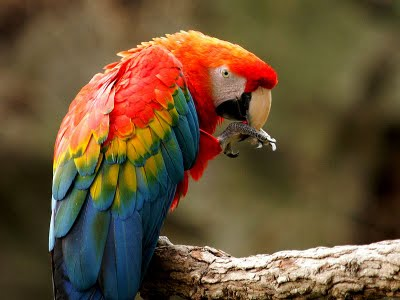
#> input picture Issue_37/arara.jpg, 400 x 300 px
$ python 37.py
#> lines starting #> are read from the running program, lines starting #| are printed output that depends on the picture; after the words box and inside, x2 and y2 are one past the last pixel; in counts of white or black regions, pixels touching at a corner belong together
import cv2
import numpy as np

img = cv2.imread("arara.jpg", 0)
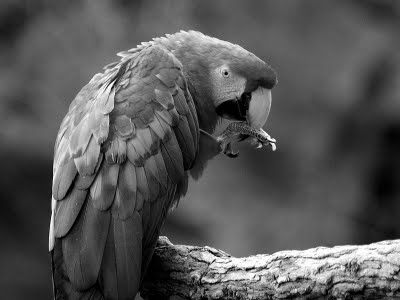
#> img: shape (300, 400); min 0, max 255, mean 86.3
limiar, binario = cv2.threshold(img, 0, 255, cv2.THRESH_BINARY + cv2.THRESH_OTSU)
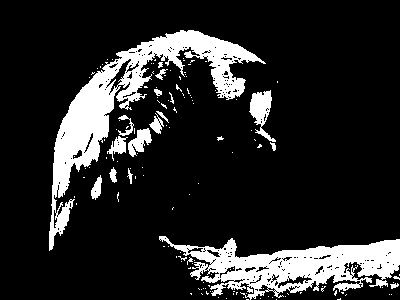
#> binario: shape (300, 400); 15.5% white; 138 white regions (121 under 20 px), largest, box (x1, y1, x2, y2) and area: (49, 30, 266, 251) 9117, (159, 236, 400, 300) 7147, (249, 90, 276, 142) 643
#> limiar = 122
# Criar um elemento estruturante
estruture = cv2.getStructuringElement(cv2.MORPH_RECT, (1, 3))
for i in range(1, 6):
    dilatação = cv2.dilate(binario, estruture, iterations=i)
    nome = f"Número da dilatação: {i}"
    cv2.imshow(nome, dilatação)
    cv2.waitKey(0)
    cv2.destroyAllWindows()
#> this loop made 5 passes
#> pass 1, `dilatação = cv2.dilate(binario, estruture, iterations=i)`:
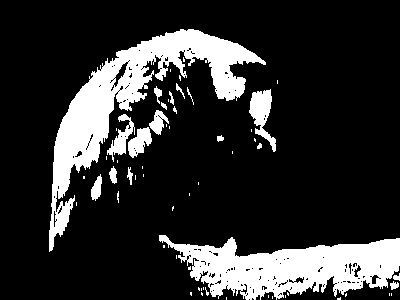
#> dilatação: shape (300, 400); 18.5% white; 59 white regions (41 under 20 px), largest, box (x1, y1, x2, y2) and area: (49, 29, 266, 252) 10573, (159, 235, 400, 300) 8833, (249, 89, 276, 152) 792
#> pass 2, `dilatação = cv2.dilate(binario, estruture, iterations=i)`:
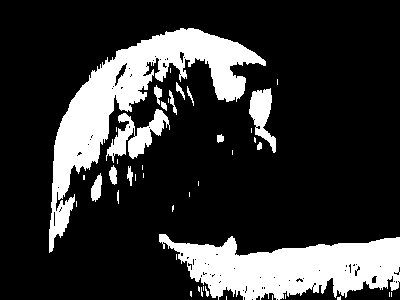
#> dilatação: shape (300, 400); 20.4% white; 43 white regions (27 under 20 px), largest, box (x1, y1, x2, y2) and area: (49, 28, 266, 253) 11432, (159, 234, 400, 300) 9837, (106, 109, 170, 163) 1362
#> pass 3, `dilatação = cv2.dilate(binario, estruture, iterations=i)`:
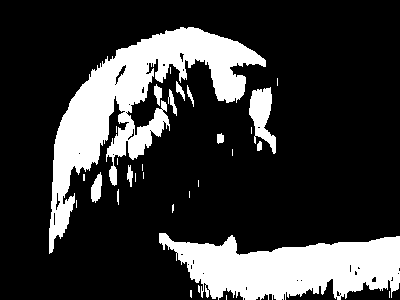
#> dilatação: shape (300, 400); 21.9% white; 30 white regions (18 under 20 px), largest, box (x1, y1, x2, y2) and area: (49, 27, 266, 254) 13804, (159, 233, 400, 300) 10541, (249, 87, 276, 154) 978
